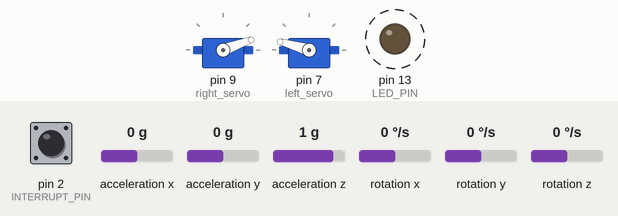
A sketch run on a simulated Arduino Mega 2560, built with avr-gcc and run on an emulated ATmega2560. Parts: 2 × servo, output pins drawn as LEDs (lit = HIGH). Dashed ring = blinking. The test bench sets the inputs (shaded band); at power-on: acceleration x 0 g, acceleration y 0 g, acceleration z 1 g, pin 2 (INTERRUPT_PIN) LOW, rotation x 0 °/s, rotation y 0 °/s, rotation z 0 °/s. The sensor or clock chip raises its interrupt line as the real part does.

Above: at 1.26 s.
1.8 s: acceleration x set to -1.4 g
At 2.18 s:
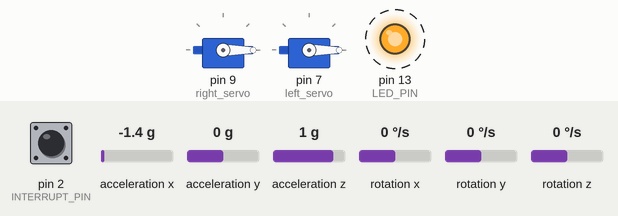
4.8 s: acceleration y set to -0.6 g
7.8 s: acceleration y set to -0.9 g
At 8.02 s:
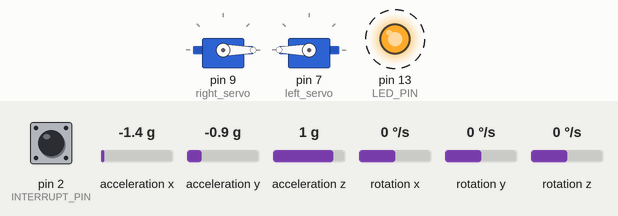
10.8 s: acceleration x set to 0.8 g
At 11.09 s:
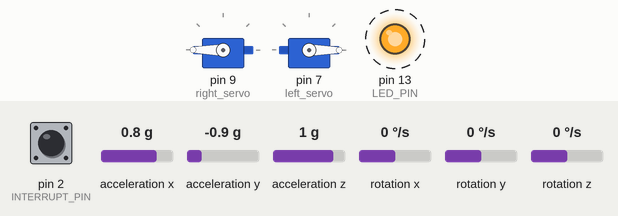
13.8 s: acceleration x set to 0.2 g
At 14.16 s:
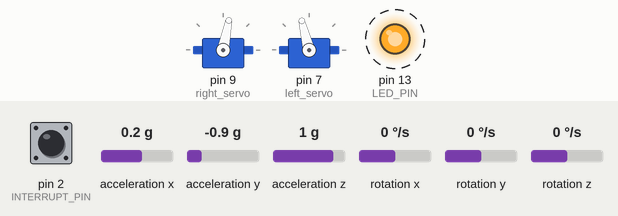
16.8 s: acceleration z set to -0.8 g
At 17.23 s:
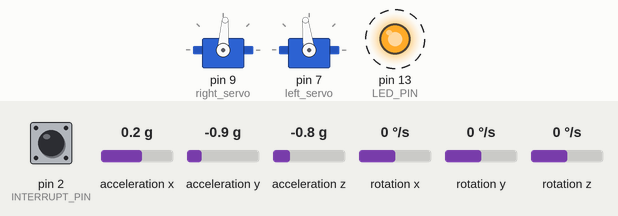
Timing chart, 0 to 20.8 s (numbered marks = the images above; inputs shaded):
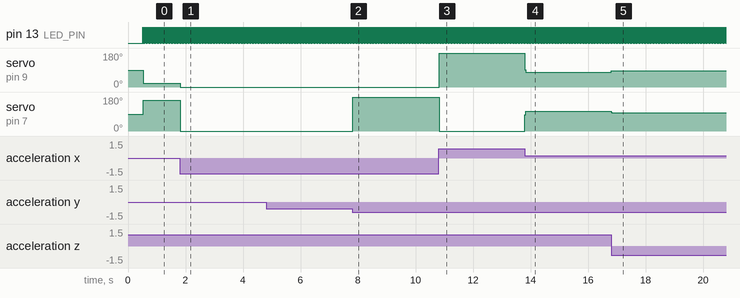

Measured:
- the behaviour switches between -0.7 and -0.8 g on acceleration y (found by bisection; images 1 and 2)
- after the input at 1.8 s, servo on pin 9 (right_servo): 20° → 0° at once; servo on pin 7 (left_servo): 164° → 0° at once
- after the input at 7.8 s, servo on pin 7 (left_servo): 0° → 180° at once
- after the input at 10.8 s, servo on pin 9 (right_servo): 0° → 180° at once; servo on pin 7 (left_servo): 180° → 0° at once
- after the input at 13.8 s, servo on pin 9 (right_servo): 180° → 79° at once; servo on pin 7 (left_servo): 0° → 104° at once
- after the input at 16.8 s, servo on pin 9 (right_servo): 79° → 86° at once; servo on pin 7 (left_servo): 104° → 97° at once
- by itself, pin 13 (LED_PIN): alternates HIGH for 0.01 s and LOW for 0.01 s

The sketch:

BalancingRobot.ino.ino
```cpp
// Objective: Balancing a two-wheeled robot with IMU and continuous
//            servomotors using PID controller
//
// ALL CREDIT TO MPU 6050 DMP6 EXAMPLE CODE GOES TO Jeff Rowberg <jeff@rowberg.net>
//
//************** START MPU 6050 DMP6 EXAMPLE IMPORT ******************************
// IMPORT
// I2Cdev and MPU6050 must be installed as libraries, or else the .cpp/.h files
// for both classes must be in the include path of your project
#include "I2Cdev.h"

#include "MPU6050_6Axis_MotionApps20.h"
//#include "MPU6050.h" // not necessary if using MotionApps include file

// Arduino Wire library is required if I2Cdev I2CDEV_ARDUINO_WIRE implementation
// is used in I2Cdev.h
#if I2CDEV_IMPLEMENTATION == I2CDEV_ARDUINO_WIRE
    #include "Wire.h"
#endif

// class default I2C address is 0x68
// specific I2C addresses may be passed as a parameter here
// AD0 low = 0x68 (default for SparkFun breakout and InvenSense evaluation board)
// AD0 high = 0x69
MPU6050 mpu;
//MPU6050 mpu(0x69); // <-- use for AD0 high

//************** END MPU 6050 DMP6 EXAMPLE IMPORT ******************************

#include <Servo.h>


//************** START MPU 6050 DMP6 EXAMPLE VAR & FUNC DEF ******************************
#define INTERRUPT_PIN 2  // use pin 2 on Arduino Uno & most boards
#define LED_PIN 13 // (Arduino is 13, Teensy is 11, Teensy++ is 6)
bool blinkState = false;

// MPU control/status vars
bool dmpReady = false;  // set true if DMP init was successful
uint8_t mpuIntStatus;   // holds actual interrupt status byte from MPU
uint8_t devStatus;      // return status after each device operation (0 = success, !0 = error)
uint16_t packetSize;    // expected DMP packet size (default is 42 bytes)
uint16_t fifoCount;     // count of all bytes currently in FIFO
uint8_t fifoBuffer[64]; // FIFO storage buffer

// orientation/motion vars
Quaternion q;           // [w, x, y, z]         quaternion container
VectorInt16 aa;         // [x, y, z]            accel sensor measurements
VectorInt16 aaReal;     // [x, y, z]            gravity-free accel sensor measurements
VectorInt16 aaWorld;    // [x, y, z]            world-frame accel sensor measurements
VectorFloat gravity;    // [x, y, z]            gravity vector
float euler[3];         // [psi, theta, phi]    Euler angle container
float ypr[3];           // [yaw, pitch, roll]   yaw/pitch/roll container and gravity vector


// ================================================================
// ===               INTERRUPT DETECTION ROUTINE                ===
// ================================================================

volatile bool mpuInterrupt = false;     // indicates whether MPU interrupt pin has gone high
void dmpDataReady() {
    mpuInterrupt = true;
}

//************** END MPU 6050 DMP6 EXAMPLE VAR & FUNC DEF ******************************


byte right_servo_pin = 9; // servo motor pins
byte left_servo_pin = 7;
byte steer_chan_pin = 26; // pins steer and drive pins
byte drive_chan_pin = 22;
int  drive_pwm_val = 0;   // pwm value between 0 to 2000 from receiver
int  steer_pwm_val = 0;
int  drive_vel = 0;       // value between 0 to 180 for servo speed
int  steer_vel = 0;
byte left_backward_bias = 0; // adding bias of 2 units for compensating slower turn on left wheel
byte left_forward_bias = 4;
float preverr = 0;
bool initialized = false;
float integral = 0;
float integral_threshold = 0.3;

// pid gains
float kp = 7;
float kd = 0.6;
float ki = 0.8;

// setpoint
float pitch_setpoint = 10;

Servo right_servo;  // create servo object to control a servo
Servo left_servo;

void setup()
{

  // ************** START MPU 6050 DMP6 EXAMPLE SETUP ******************************
  // join I2C bus (I2Cdev library doesn't do this automatically)
  #if I2CDEV_IMPLEMENTATION == I2CDEV_ARDUINO_WIRE
      Wire.begin();
      Wire.setClock(400000); // 400kHz I2C clock. Comment this line if having compilation difficulties
  #elif I2CDEV_IMPLEMENTATION == I2CDEV_BUILTIN_FASTWIRE
      Fastwire::setup(400, true);
  #endif

  // initialize serial communication
  // (115200 chosen because it is required for Teapot Demo output, but it's
  // really up to you depending on your project)
  //Serial.begin(115200);
  //while (!Serial); // wait for Leonardo enumeration, others continue immediately

  // NOTE: 8MHz or slower host processors, like the Teensy @ 3.3v or Ardunio
  // Pro Mini running at 3.3v, cannot handle this baud rate reliably due to
  // the baud timing being too misaligned with processor ticks. You must use
  // 38400 or slower in these cases, or use some kind of external separate
  // crystal solution for the UART timer.

  // initialize device
  //Serial.println(F("Initializing I2C devices..."));
  mpu.initialize();
  pinMode(INTERRUPT_PIN, INPUT);

  // verify connection
  //Serial.println(F("Testing device connections..."));
  //Serial.println(mpu.testConnection() ? F("MPU6050 connection successful") : F("MPU6050 connection failed"));

  // load and configure the DMP
  //Serial.println(F("Initializing DMP..."));
  devStatus = mpu.dmpInitialize();

  // supply your own gyro offsets here, scaled for min sensitivity
  mpu.setXGyroOffset(220);
  mpu.setYGyroOffset(76);
  mpu.setZGyroOffset(-85);
  mpu.setZAccelOffset(1788); // 1688 factory default for my test chip

  // make sure it worked (returns 0 if so)
  if (devStatus == 0) {
      // turn on the DMP, now that it's ready
      //Serial.println(F("Enabling DMP..."));
      mpu.setDMPEnabled(true);

      // enable Arduino interrupt detection
      //Serial.println(F("Enabling interrupt detection (Arduino external interrupt 0)..."));
      attachInterrupt(digitalPinToInterrupt(INTERRUPT_PIN), dmpDataReady, RISING);
      mpuIntStatus = mpu.getIntStatus();

      // set our DMP Ready flag so the main loop() function knows it's okay to use it
      //Serial.println(F("DMP ready! Waiting for first interrupt..."));
      dmpReady = true;

      // get expected DMP packet size for later comparison
      packetSize = mpu.dmpGetFIFOPacketSize();
  } else {
      // ERROR!
      // 1 = initial memory load failed
      // 2 = DMP configuration updates failed
      // (if it's going to break, usually the code will be 1)
      //Serial.print(F("DMP Initialization failed (code "));
      //Serial.print(devStatus);
      //Serial.println(F(")"));
  }

  // configure LED for output
  pinMode(LED_PIN, OUTPUT);

  // ************** END MPU 6050 DMP6 EXAMPLE SETUP ******************************

  // attaches the servo on pin 9 to the servo object
  right_servo.attach(9);
  left_servo.attach(7);

  // digital input pin for receiver channels
  pinMode(steer_chan_pin,INPUT); // channel 1 on recvr
  pinMode(drive_chan_pin,INPUT); // channel 2 on recvr

}

void loop()
{
  if (!dmpReady) return;

  // wait for MPU interrupt or extra packet(s) available
  while (!mpuInterrupt && fifoCount < packetSize) {


  }


  // reset interrupt flag and get INT_STATUS byte
  mpuInterrupt = false;
  mpuIntStatus = mpu.getIntStatus();

  // get current FIFO count
  fifoCount = mpu.getFIFOCount();

  // check for overflow (this should never happen unless our code is too inefficient)
  if ((mpuIntStatus & 0x10) || fifoCount == 1024) {
      // reset so we can continue cleanly
      mpu.resetFIFO();
     // Serial.println(F("FIFO overflow!"));

  // otherwise, check for DMP data ready interrupt (this should happen frequently)
  } else if (mpuIntStatus & 0x02) {
      // wait for correct available data length, should be a VERY short wait
      while (fifoCount < packetSize) fifoCount = mpu.getFIFOCount();

      // read a packet from FIFO
      mpu.getFIFOBytes(fifoBuffer, packetSize);

      // track FIFO count here in case there is > 1 packet available
      // (this lets us immediately read more without waiting for an interrupt)
      fifoCount -= packetSize;

      // display Euler angles in degrees
      mpu.dmpGetQuaternion(&q, fifoBuffer);
      mpu.dmpGetGravity(&gravity, &q);
      mpu.dmpGetYawPitchRoll(ypr, &q, &gravity);
//      Serial.print("ypr\t");
//      Serial.print(ypr[0] * 180/M_PI);
//      Serial.print("\t");
//      Serial.println(ypr[1] * 180/M_PI);
//      Serial.print("\t");
//      Serial.println(ypr[2] * 180/M_PI);

      // blink LED to indicate activity
      blinkState = !blinkState;
      digitalWrite(LED_PIN, blinkState);

//      drive_pwm_val = pulseIn(drive_chan_pin, HIGH, 250000);
//      steer_pwm_val = pulseIn(steer_chan_pin, HIGH, 250000);
//
//      float drive_setpoint = map(drive_pwm_val, 1000,2000,-1,1);
//      steer_vel = map(steer_pwm_val, 1000,2000,1,1);
//
//      if (drive_setpoint > -0.3 && drive_setpoint < 0.3){
//        drive_setpoint = 0;
//      }
//  //    if (steer_vel > 86 && steer_vel < 94){
//  //      steer_vel = 90;
//  //    }
//
//      //Serial.println(drive_pwm_val);
//      //Serial.println(drive_vel);
//
//      pitch_setpoint += drive_setpoint;

      float pitch = ypr[1] * 180/M_PI;

      // compute pid
      float err = pitch-pitch_setpoint;
      if (!initialized){
        preverr = err;
        initialized = true;
      }

      if (abs(err) < integral_threshold){
        integral = integral + err;
      }
      else {
        integral = 0;
      }

     // Serial.print ("err\t");
     // Serial.println (err);
      float output = kp*err + (preverr-err)*kd + ki*(integral) + 90;
      //Serial.print("output: ");
      //Serial.println (pitch);
      move(90.0,output);
      preverr = err;
  }
}

void move (float steer_vel, float drive_vel){
   // Serial.println(steer_vel);
   // Serial.println(drive_vel);
    // > 90 drive_vel means backward, < 90 means forward
    int ccw_vel = steer_vel - 90;
    right_servo.write(drive_vel+ccw_vel);

    int left_servo_val = 180-drive_vel+ccw_vel;
    // backward motion bias
    if (drive_vel > 90){
      left_servo_val -= left_backward_bias;
    }
    // forward motion bias
    else if (drive_vel < 90){
      left_servo_val += left_forward_bias;
    }

    left_servo.write(left_servo_val);
    delay(1);

   // Serial.println(left_servo_val);
}
```
